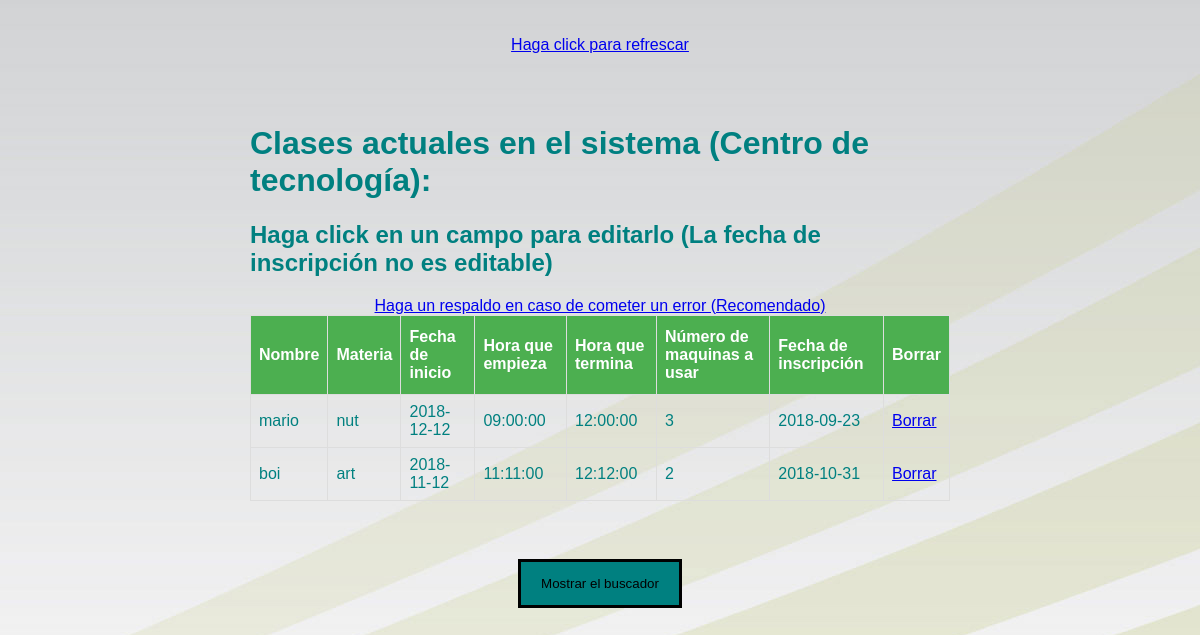
/cdtclase.php, run on an earlier commit of the app's database.
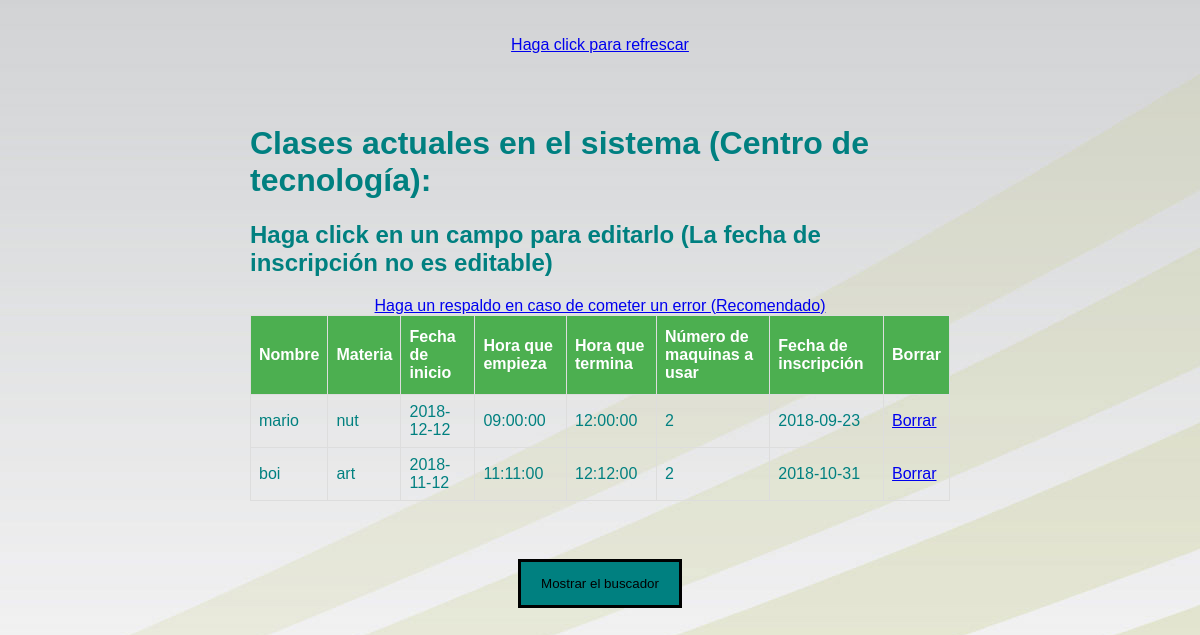
And on a later commit of the database.
### tables this page shows
CREATE TABLE `reservacdt` (
  `id` int(11) NOT NULL AUTO_INCREMENT,
  `nombre` varchar(100) NOT NULL,
  `materia` varchar(100) NOT NULL,
  `fecha` date NOT NULL,
  `fechaemp` time NOT NULL,
  `fechater` time NOT NULL,
  `numero` int(11) NOT NULL,
  `fechainscripcion` date NOT NULL,
  PRIMARY KEY (`id`)
);

### cdtclase.php (the view, shortened to what this page needs)
<?php
include_once("connection.php");
$sql = "SELECT * FROM `reservacdt` limit 10 ";
$queryRecords = mysqli_query($conn, $sql) or die("Error al buscar");
?>
<!DOCTYPE html>
<html lang="en">
<head>
<link rel="stylesheet" href="estilos\clase.css">
</head>
<body>
<br></br>
<div style="text-align: center;"><a href="cdtclase.php">Haga click para refrescar</a></div>
<div class="container" style="padding:50px 250px;">
<h1>Clases actuales en el sistema (Centro de tecnología):</h1>
<h2>Haga click en un campo para editarlo (La fecha de inscripción no es editable)</h2>
<div style="text-align: center;"><a href="backup.php" target="_blank">Haga un respaldo en caso de cometer un error (Recomendado)</a></div>
<table id="employee_grid" name="employee_grid" class="table table-condensed table-hover table-striped bootgrid-table" width="60%" cellspacing="0">
   <thead>
      <tr>
         <th>Nombre</th>
         <th>Materia</th>
         <th>Fecha de inicio</th>
		 <th>Hora que empieza</th>
		 <th>Hora que termina</th>
		 <th>Número de maquinas a usar</th>
		 <th>Fecha de inscripción</th>
		 <th>Borrar</th>
      </tr>
   </thead>
   <tbody id="_editable_table">
      <?php foreach($queryRecords as $res) :?>
      <tr data-row-id="<?php echo $res['id'];?>">
	  <center><td class="editable-col" contenteditable="true" colcdt='0' oldVal ="<?php echo $res['nombre'];?>"><?php echo $res['nombre'];?></td></center>
	  <center><td class="editable-col" contenteditable="true" colcdt='1' oldVal ="<?php echo $res['materia'];?>"><?php echo $res['materia'];?></td></center>
	  <center><td class="editable-col" contenteditable="true" colcdt='2' oldVal ="<?php echo $res['fecha'];?>"><?php echo $res['fecha'];?></td></center>
	  <center><td class="editable-col" contenteditable="true" colcdt='3' oldVal ="<?php echo $res['fechaemp'];?>"><?php echo $res['fechaemp'];?></td></center>
	  <center><td class="editable-col" contenteditable="true" colcdt='4' oldVal ="<?php echo $res['fechater'];?>"><?php echo $res['fechater'];?></td></center>
	  <center><td class="editable-col" contenteditable="true" colcdt='5' oldVal ="<?php echo $res['numero'];?>"><?php echo $res['numero'];?></td></center>
	  <center><td class="editable-col" contenteditable="false" colcdt='6' oldVal ="<?php echo $res['fechainscripcion'];?>"><?php echo $res['fechainscripcion'];?></td></center>
		 <?php
		 echo "<td><a href='deletecdt.php?id=".$res['id']."'>Borrar</a></td>";
		 echo "</tr>";
		 ?>
	  <?php endforeach;?>
   </tbody>
</table>
</div>
<div id="boton2" style="text-align: center;">
<button onclick="myFunction2()" id="busca">Mostrar el buscador</button>
</div>
</body>
</html>

What changed in the data, as far as the page shows it:
changed reservacdt "mario": numero "3" → "2"
